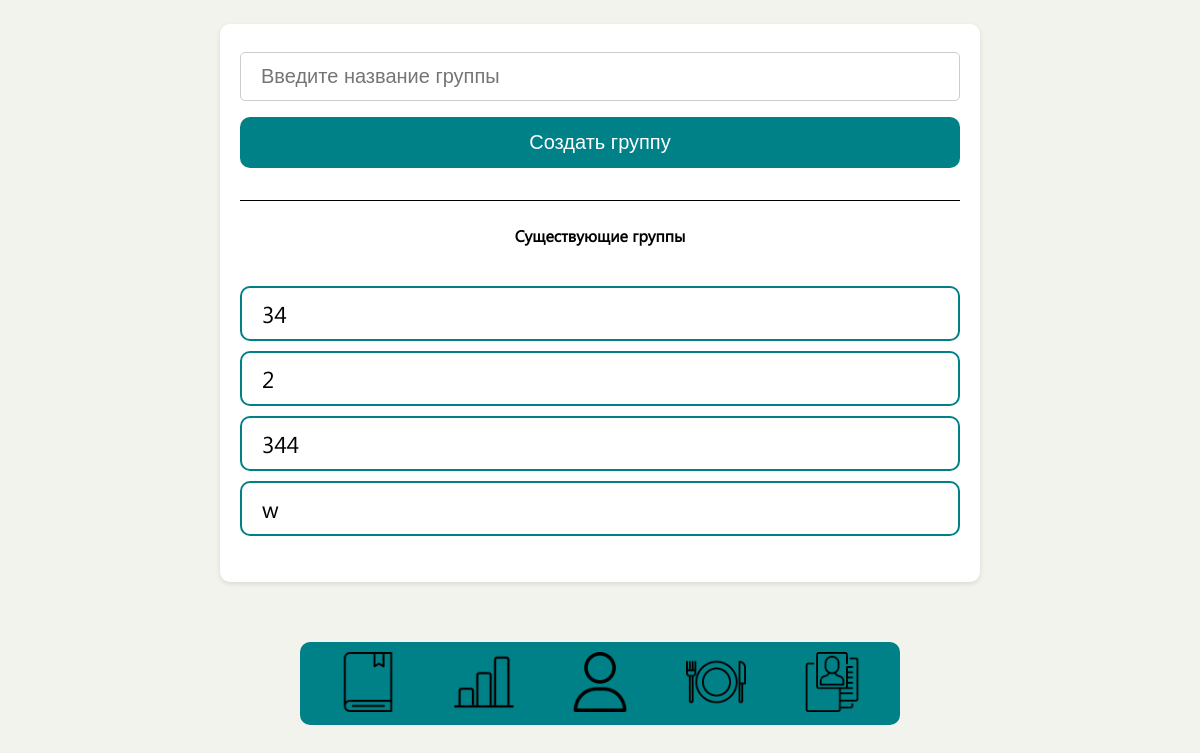
Page /creategroup (signed in) on the committed database.
### webflut/models.py (models this page shows, shortened)
class Group(models.Model):
    name = models.CharField(max_length=100)
    creator = models.ForeignKey(User, on_delete=models.CASCADE, related_name='created_groups', null=True, blank=True)
    users = models.ManyToManyField(User, related_name='joined_groups')

### webflut/views.py (the view)
# urls.py: path('creategroup', views.creategroup, name='creategroup'),
@login_required
def creategroup(request):
    if request.method == 'POST':
        group_name = request.POST.get('group_name')
        user = request.user  # Получить текущего пользователя
        group = Group.objects.create(name=group_name, creator=user)  # Создать группу с указанием создателя
        return redirect('creategroup')
    groups = Group.objects.filter(creator=request.user)
    return render(request, 'creategroup.html', {'groups': groups})

### webflut/templates/creategroup.html (shortened to what this page needs)
{% load static %}
{% load pwa %}
<!DOCTYPE html>
<html lang="en">
    <head>
        <link href="{% static 'css/Groups Pages/groups.css' %}" rel="stylesheet" />
    </head>
<body>
<div class="container">
    <form action="{% url 'creategroup' %}" method="post">
        <input type="text" name="group_name" placeholder="Введите название группы" required>
        <button type="submit">Создать группу</button>
    </form>
    <text class="title" id="all">Существующие группы</text>
    <ul>
        {% for group in groups %}
        <li><a href="{% url 'groupdetail' group_id=group.id %}">{{ group.name }}</a></li>
        {% endfor %}
    </ul>
</div>
{% include 'footer.html' %}
</body>
</html>

### webflut/static/css/Groups Pages/Groups.css (style rules this page uses)
html { font-family: "Segoe UI"; background-color: #f2f3ed; }
body { margin: 0; display: flex; align-items: center; flex-direction: column; }
#all { border-top: 1px solid black; width: 100%; text-align: center; margin-top: 2vw; padding-top: 2vw; }
.container { width: 90%; display: flex; flex-direction: column; margin: 2vw auto; border-radius: 10px; padding: 20px; background-color: #fff; box-shadow: 0 2px 5px rgba(0, 0, 0, 0.1); }
.container .title { margin-bottom: 2vw; font-family: "Segoe UI"; font-weight: 600; }
.container form { display: flex; flex-direction: column; }
input[type=text] { padding: 12px 20px; margin: 8px 0; font-size: 20px; border: 1px solid #ccc; box-sizing: border-box; border-radius: 5px; }
button[type=submit] { font-size: 20px; width: 100%; background-color: #008187; color: white; padding: 14px 20px; margin: 8px 0; border: none; cursor: pointer; border-radius: 10px; transition: background-color 0.3s; }
ul { list-style-type: none; padding: 0; }
li { overflow: hidden; padding: 10px 20px; border-radius: 10px; font-size: 23px; border: 2px solid #008187; margin-bottom: 10px; }
a { text-decoration: none; color: #000; }
@media (min-width: 481px) { .container { width: 70%; } }
@media (min-width: 769px) { .container { width: 60%; } }

### rows in the picture
Group: name "34"
Group: name "2"
Group: name "344"
Group: name "w"
